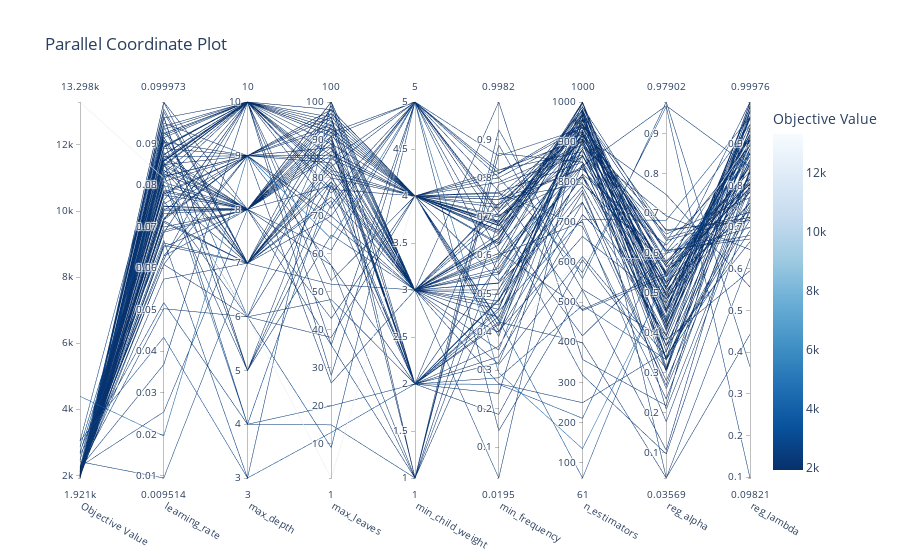

Notebook code cell kept with this figure:
### Markdown cell above
Para el mejor modelo entrenado, es decir, el primero de optuna, el gráfico permite ver que la primera gran mejora ocurre del primer al segundo trial, para luego obtener una nueva gran mejora entre los trials 15 y 17. Luego de estos trials el modelo continúa mejorando pero de forma más leve.

### Code cell
from optuna.visualization import plot_parallel_coordinate

plot_parallel_coordinate(study_opt)
